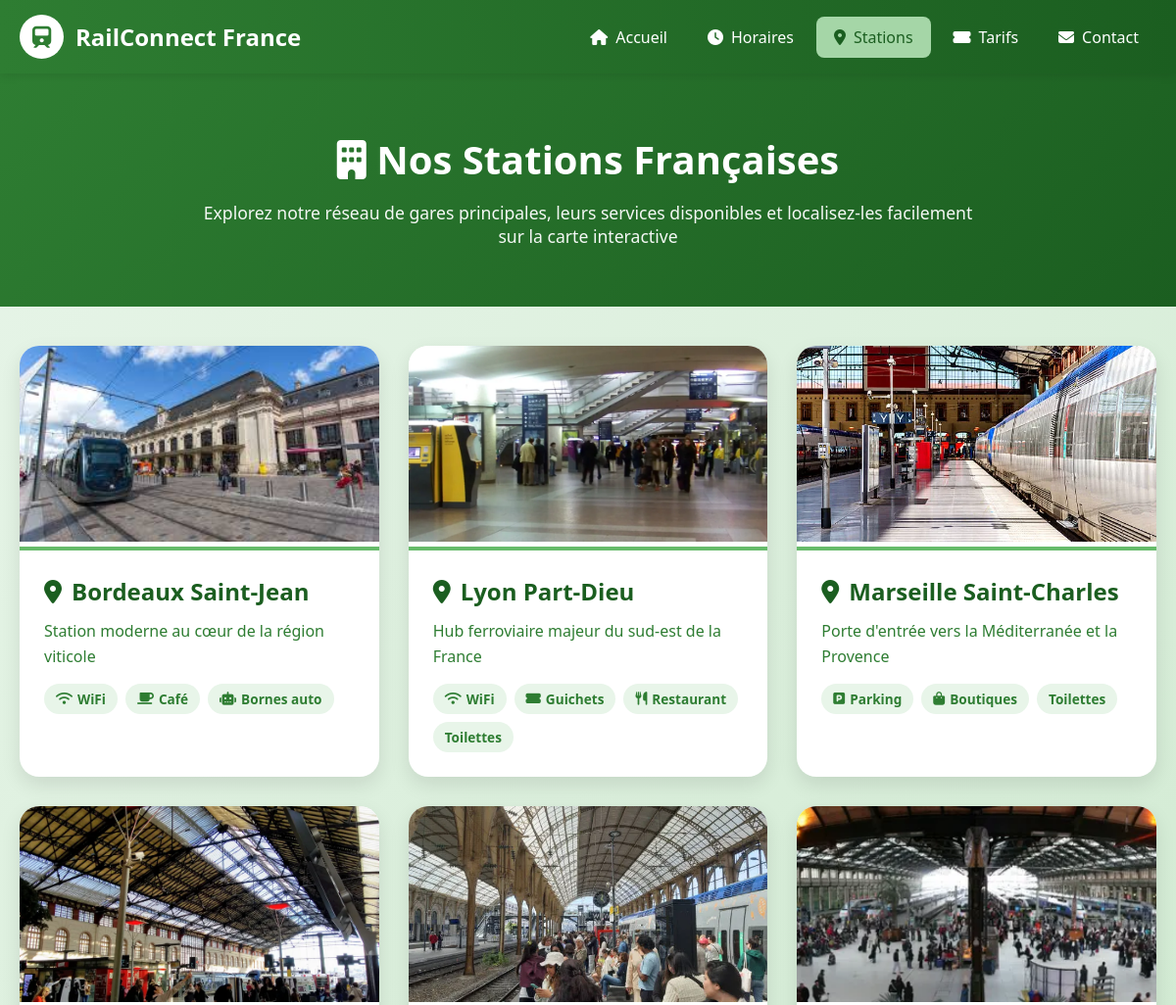
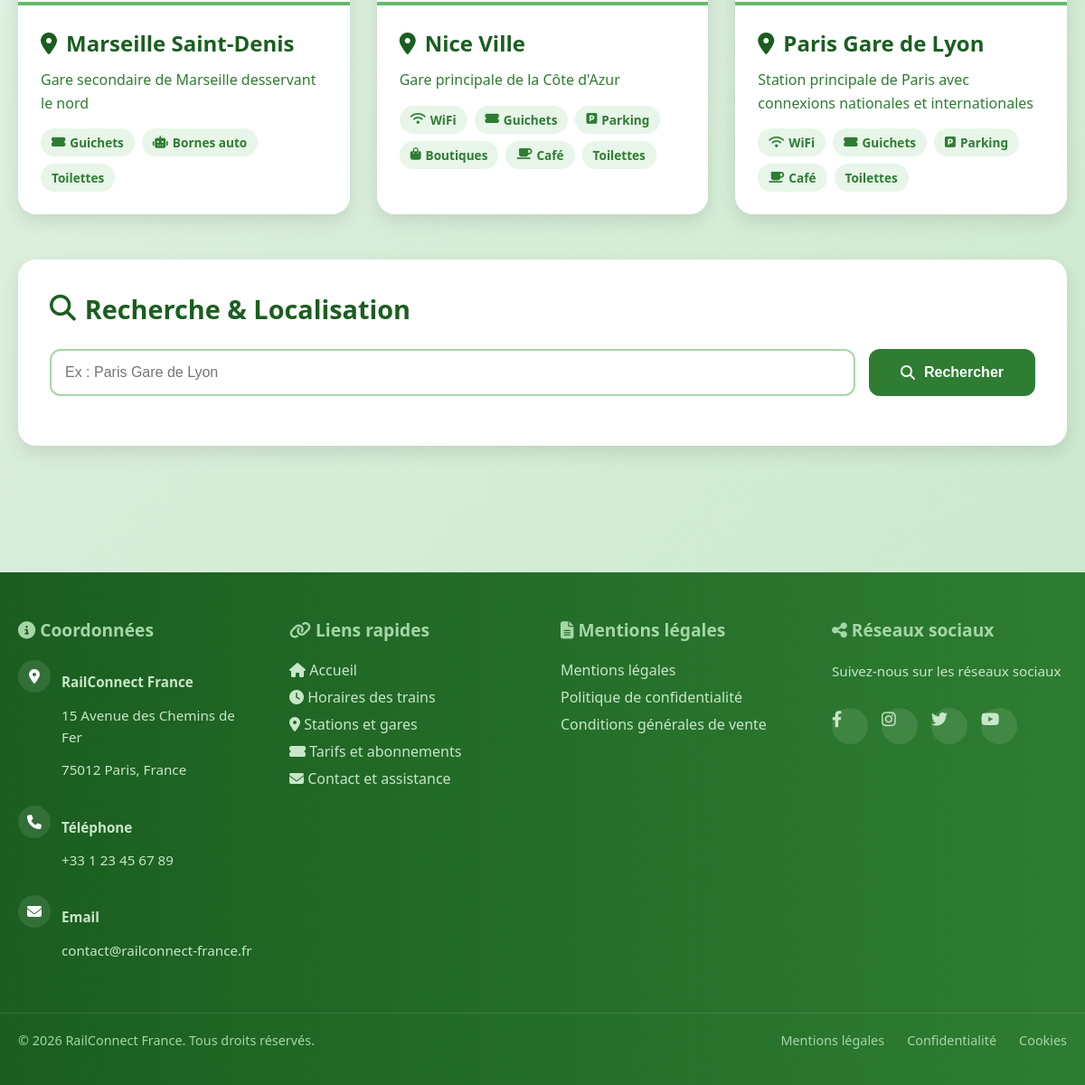
The app's page /station.php with its own data (2 pictures, top to bottom).
### tables this page shows
CREATE TABLE IF NOT EXISTS stations (
    id INT AUTO_INCREMENT PRIMARY KEY,
    nom VARCHAR(100) NOT NULL,
    slug VARCHAR(100) NOT NULL UNIQUE,
    ville VARCHAR(100) NOT NULL,
    description TEXT,
    image VARCHAR(255),
    latitude DECIMAL(9,6),
    longitude DECIMAL(9,6),
    wifi TINYINT(1) DEFAULT 0,
    guichets TINYINT(1) DEFAULT 0,
    parking TINYINT(1) DEFAULT 0,
    restaurant TINYINT(1) DEFAULT 0,
    boutiques TINYINT(1) DEFAULT 0,
    cafe TINYINT(1) DEFAULT 0,
    bornes_auto TINYINT(1) DEFAULT 0,
    toilettes TINYINT(1) DEFAULT 0,
    created_at TIMESTAMP DEFAULT CURRENT_TIMESTAMP
);

### station.php (the view, shortened to what this page needs)
<?php
require_once 'config/db.php';
$stations = $pdo->query("SELECT * FROM stations ORDER BY nom")->fetchAll();
include 'includes/header.php';
?>
<div class="page-header">
    <h1><i class="fas fa-building"></i> Nos Stations Françaises</h1>
    <p>Explorez notre réseau de gares principales, leurs services disponibles et localisez-les facilement sur la carte interactive</p>
</div>
<div class="container">
    <div class="station-grid">
        <?php foreach ($stations as $s): ?>
        <div class="station-card" onclick="selectStation('<?= htmlspecialchars($s['slug']) ?>')">
            <img src="<?= htmlspecialchars($s['image']) ?>" class="station-image" alt="<?= htmlspecialchars($s['nom']) ?>"
                 onerror="this.src='https://via.placeholder.com/400x200/2e7d32/ffffff?text=<?= urlencode($s['nom']) ?>'">
            <div class="station-content">
                <h3><i class="fas fa-map-marker-alt"></i> <?= htmlspecialchars($s['nom']) ?></h3>
                <p><?= htmlspecialchars($s['description']) ?></p>
                <div class="services-badges">
                    <?php if ($s['wifi']):       ?><span class="badge"><i class="fas fa-wifi"></i> WiFi</span><?php endif; ?>
                    <?php if ($s['guichets']):   ?><span class="badge"><i class="fas fa-ticket-alt"></i> Guichets</span><?php endif; ?>
                    <?php if ($s['parking']):    ?><span class="badge"><i class="fas fa-parking"></i> Parking</span><?php endif; ?>
                    <?php if ($s['restaurant']): ?><span class="badge"><i class="fas fa-utensils"></i> Restaurant</span><?php endif; ?>
                    <?php if ($s['boutiques']):  ?><span class="badge"><i class="fas fa-shopping-bag"></i> Boutiques</span><?php endif; ?>
                    <?php if ($s['cafe']):       ?><span class="badge"><i class="fas fa-coffee"></i> Café</span><?php endif; ?>
                    <?php if ($s['bornes_auto']): ?><span class="badge"><i class="fas fa-robot"></i> Bornes auto</span><?php endif; ?>
                    <?php if ($s['toilettes']): ?><span class="badge">Toilettes</span><?php endif; ?>
                </div>
            </div>
        </div>
        <?php endforeach; ?>
    </div>
    <div class="search-section">
        <h2><i class="fas fa-search"></i> Recherche &amp; Localisation</h2>
        <div class="search-bar">
            <input type="text" id="station-input" placeholder="Ex : Paris Gare de Lyon">
            <button onclick="searchStation()">
                <i class="fas fa-search"></i> Rechercher
            </button>
        </div>
    </div>
</div>
<?php include 'includes/footer.php'; ?>

### includes/header.php (shortened to what this page needs)
<?php
$currentPage = basename($_SERVER['PHP_SELF'], '.php');
?>
<!DOCTYPE html>
<html lang="fr">
<head>
    <link rel="stylesheet" href="https://cdnjs.cloudflare.com/ajax/libs/font-awesome/6.4.0/css/all.min.css">
</head>
<body>
<nav>
    <div class="nav-container">
        <a href="home.php" class="logo">
            <div class="logo-icon"><i class="fas fa-train"></i></div>
            <span>RailConnect France</span>
        </a>
        <div class="nav-links">
            <a href="home.php"    <?= $currentPage === 'home'    ? 'class="active"' : '' ?>><i class="fas fa-home"></i> Accueil</a>
            <a href="hor.php"     <?= $currentPage === 'hor'     ? 'class="active"' : '' ?>><i class="fas fa-clock"></i> Horaires</a>
            <a href="station.php" <?= $currentPage === 'station' ? 'class="active"' : '' ?>><i class="fas fa-map-marker-alt"></i> Stations</a>
            <a href="tarifs.php"  <?= $currentPage === 'tarifs'  ? 'class="active"' : '' ?>><i class="fas fa-ticket-alt"></i> Tarifs</a>
            <a href="contact.php" <?= $currentPage === 'contact' ? 'class="active"' : '' ?>><i class="fas fa-envelope"></i> Contact</a>
        </div>
    </div>
</nav>

### includes/footer.php (shortened to what this page needs)
<footer>
    <div class="footer-content">
        <div class="footer-column">
            <h3><i class="fas fa-info-circle"></i> Coordonnées</h3>
            <div class="contact-item-footer">
                <div class="contact-icon-footer"><i class="fas fa-map-marker-alt"></i></div>
                <div>
                    <p><strong>RailConnect France</strong></p>
                    <p>15 Avenue des Chemins de Fer</p>
                    <p>75012 Paris, France</p>
                </div>
            </div>
            <div class="contact-item-footer">
                <div class="contact-icon-footer"><i class="fas fa-phone"></i></div>
                <div><p><strong>Téléphone</strong></p><p>+33 1 23 45 67 89</p></div>
            </div>
            <div class="contact-item-footer">
                <div class="contact-icon-footer"><i class="fas fa-envelope"></i></div>
                <div><p><strong>Email</strong></p><p>contact@railconnect-france.fr</p></div>
            </div>
        </div>
        <div class="footer-column">
            <h3><i class="fas fa-link"></i> Liens rapides</h3>
            <a href="home.php"><i class="fas fa-home"></i> Accueil</a>
            <a href="hor.php"><i class="fas fa-clock"></i> Horaires des trains</a>
            <a href="station.php"><i class="fas fa-map-marker-alt"></i> Stations et gares</a>
            <a href="tarifs.php"><i class="fas fa-ticket-alt"></i> Tarifs et abonnements</a>
            <a href="contact.php"><i class="fas fa-envelope"></i> Contact et assistance</a>
        </div>
        <div class="footer-column">
            <h3><i class="fas fa-file-alt"></i> Mentions légales</h3>
            <a href="#">Mentions légales</a>
            <a href="#">Politique de confidentialité</a>
            <a href="#">Conditions générales de vente</a>
        </div>
        <div class="footer-column">
            <h3><i class="fas fa-share-alt"></i> Réseaux sociaux</h3>
            <p>Suivez-nous sur les réseaux sociaux</p>
            <div class="social-links">
                <a href="https://facebook.com" class="social-link" target="_blank"><i class="fab fa-facebook-f"></i></a>
                <a href="https://instagram.com" class="social-link" target="_blank"><i class="fab fa-instagram"></i></a>
                <a href="https://twitter.com"   class="social-link" target="_blank"><i class="fab fa-twitter"></i></a>
                <a href="https://youtube.com"   class="social-link" target="_blank"><i class="fab fa-youtube"></i></a>
            </div>
        </div>
    </div>
    <div class="footer-bottom">
        <div class="copyright">© <?= date('Y') ?> RailConnect France. Tous droits réservés.</div>
        <div class="legal-links">
            <a href="#">Mentions légales</a>
            <a href="#">Confidentialité</a>
            <a href="#">Cookies</a>
        </div>
    </div>
</footer>
</body>
</html>

### includes/header.php (style rules this page uses)
* { margin: 0; padding: 0; box-sizing: border-box; }
body { font-family: 'Segoe UI', Tahoma, Geneva, Verdana, sans-serif; background: linear-gradient(135deg, #e8f5e9 0%, #c8e6c9 100%); color: #1b5e20; }
nav { background: linear-gradient(to right, #2e7d32, #1b5e20); padding: 15px 0; box-shadow: 0 2px 10px rgba(0,0,0,.1); position: sticky; top: 0; z-index: 1000; }
.nav-container { max-width: 1200px; margin: 0 auto; display: flex; justify-content: space-between; align-items: center; padding: 0 20px; }
.logo { display: flex; align-items: center; gap: 12px; color: white; font-size: 24px; font-weight: bold; text-decoration: none; }
.logo-icon { background: white; color: #2e7d32; width: 45px; height: 45px; border-radius: 50%; display: flex; align-items: center; justify-content: center; font-size: 22px; }
.nav-links { display: flex; gap: 5px; align-items: center; }
.nav-links a { color: white; text-decoration: none; padding: 10px 18px; border-radius: 8px; transition: all .3s; font-weight: 500; display: flex; align-items: center; gap: 8px; }
.nav-links a.active { background: #a5d6a7; color: #1b5e20; }
footer { background: linear-gradient(to right, #1b5e20, #2e7d32); color: white; padding: 50px 0 20px; margin-top: 60px; }
.footer-content { max-width: 1200px; margin: 0 auto; padding: 0 20px; display: grid; grid-template-columns: repeat(auto-fit, minmax(250px, 1fr)); gap: 40px; }
.footer-column h3 { color: #a5d6a7; margin-bottom: 20px; font-size: 1.2rem; }
.footer-column p { margin: 12px 0; font-size: .95rem; line-height: 1.6; color: #c8e6c9; }
.footer-column a { color: #c8e6c9; display: block; margin: 8px 0; text-decoration: none; transition: all .3s; }
.contact-item-footer { display: flex; align-items: flex-start; gap: 12px; margin-bottom: 15px; }
.contact-icon-footer { background: rgba(255,255,255,.1); width: 36px; height: 36px; border-radius: 50%; display: flex; align-items: center; justify-content: center; font-size: 16px; flex-shrink: 0; }
.social-links { display: flex; gap: 15px; margin-top: 20px; }
.social-link { background: rgba(255,255,255,.1); width: 40px; height: 40px; border-radius: 50%; display: flex; align-items: center; justify-content: center; font-size: 18px; color: white; text-decoration: none; transition: all .3s; }
.footer-bottom { max-width: 1200px; margin: 30px auto 0; padding: 20px; border-top: 1px solid rgba(255,255,255,.1); text-align: center; display: flex; justify-content: space-between; align-items: center; flex-wrap: wrap; }
.copyright { color: #a5d6a7; font-size: .9rem; }
.legal-links { display: flex; gap: 25px; }
.legal-links a { color: #a5d6a7; text-decoration: none; font-size: .9rem; transition: .3s; }

### records on screen
stations: image (picture), nom "Bordeaux Saint-Jean", description "Station moderne au cœur de la région viticole", wifi 1 (drawn), cafe 1 (drawn), bornes_auto 1 (drawn)
stations: image (picture), nom "Lyon Part-Dieu", description "Hub ferroviaire majeur du sud-est de la France", wifi 1 (drawn), guichets 1 (drawn), restaurant 1 (drawn), toilettes "Toilettes"
stations: image (picture), nom "Marseille Saint-Charles", description "Porte d'entrée vers la Méditerranée et la Provence", parking 1 (drawn), boutiques 1 (drawn), toilettes "Toilettes"
stations: image (picture), nom "Marseille Saint-Denis", description "Gare secondaire de Marseille desservant le nord", guichets 1 (drawn), bornes_auto 1 (drawn), toilettes "Toilettes"
stations: image (picture), nom "Nice Ville", description "Gare principale de la Côte d'Azur", wifi 1 (drawn), guichets 1 (drawn), parking 1 (drawn), boutiques 1 (drawn), cafe 1 (drawn), toilettes "Toilettes"
stations: image (picture), nom "Paris Gare de Lyon", description "Station principale de Paris avec connexions nationales et internationales", wifi 1 (drawn), guichets 1 (drawn), parking 1 (drawn), cafe 1 (drawn), toilettes "Toilettes"
